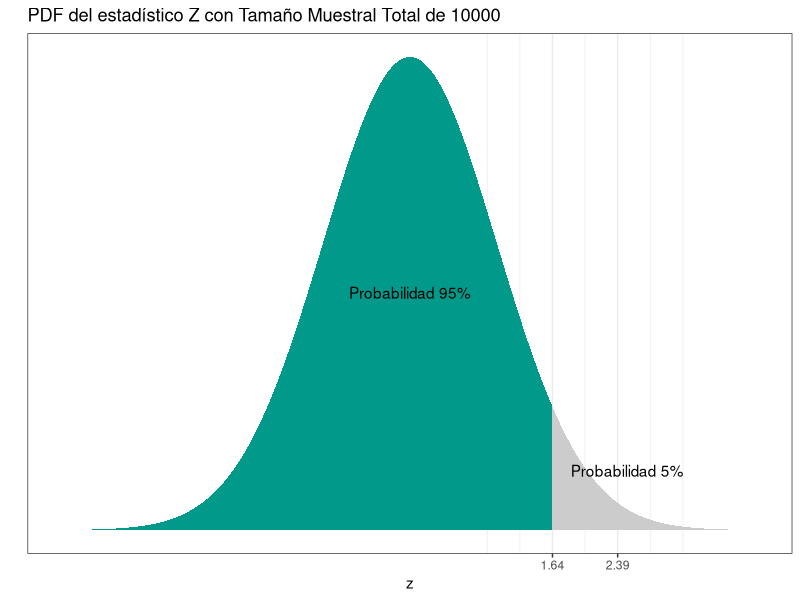
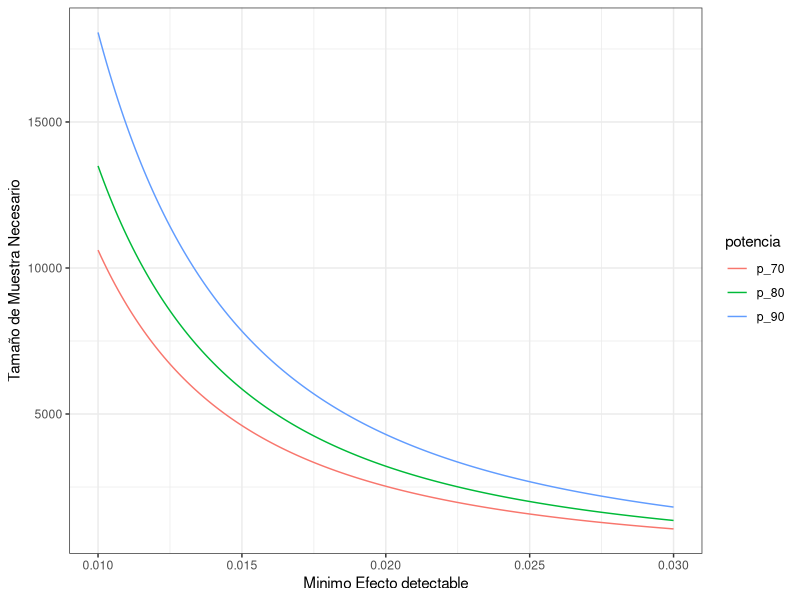
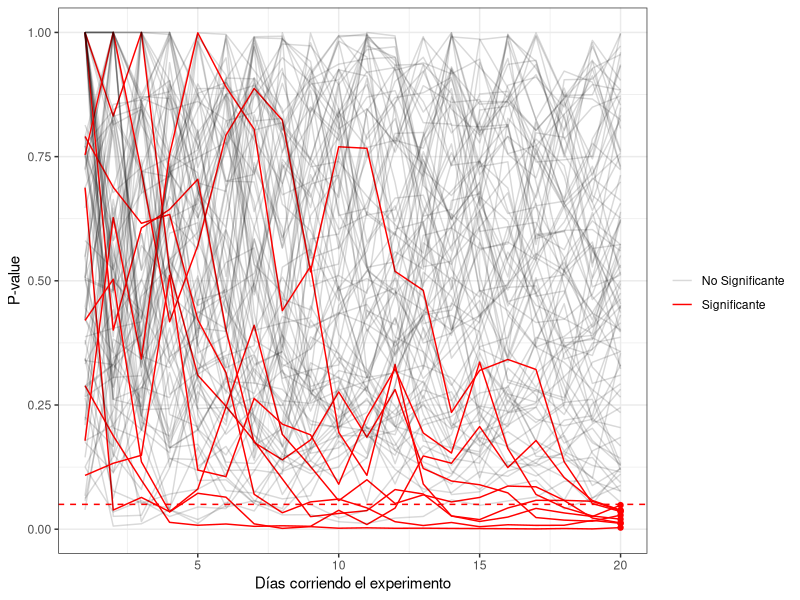
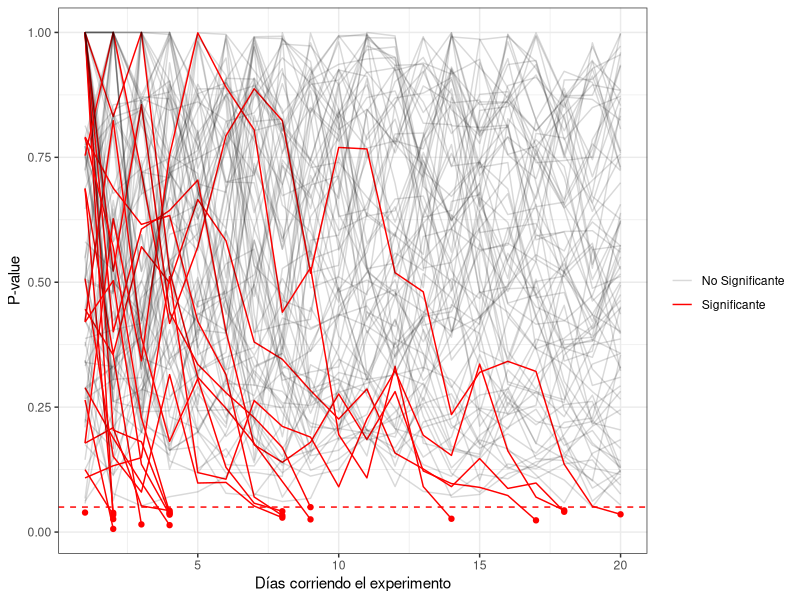

Recreate these plots in R, in order.
## ---- chunk 1
library(knitr)
knitr::opts_chunk$set(echo = FALSE, warning = FALSE, message = FALSE)
## ---- chunk 2
library(plyr)
library(dplyr)
library(tidyr)
library(broom)
library(ggplot2)
# the custom splittestr package, found at
#

opts_chunk$set(cache = TRUE, echo = FALSE, message = FALSE, warning = FALSE)
format_percent <- function(x, digits = 2) paste0(round(100 * x, digits), "%")

perform_simulation <- function(params, days = 20, per_day = 100,
                               proportion_A = .1, ...) {
  if (is.null(params$per_day)) {
    params$per_day <- per_day
  }
  if (is.null(params$proportion_A)) {
    params$proportion_A <- proportion_A
  }

  params <- cbind(params, ...)

  # simulate an A/B test for each day
  ret <- params %>%
    tidyr::crossing(day = seq_len(days)) %>%
    tidyr::crossing(type = c("A", "B"), stringsAsFactors = TRUE) %>%   # two types, A and B
    ungroup() %>%
    mutate(total = rbinom(n(), .$per_day, .5)) %>%  # half A, half B
    mutate(success = rbinom(n(), total, .$proportion_A + effect * (type == "B"))) %>%            # this is the simulation
    group_by(effect, replicate, type, per_day) %>%
    mutate(n = cumsum(total),                      # count up cumulative
           s = cumsum(success)) %>%
    ungroup()

  # spread into columns for sA, nA, sB, nB
  ret %>%
    select(-success, -total) %>%
    tidyr::gather(metric, value, n:s) %>%
    tidyr::unite(metric2, metric, type, sep = "") %>%
    tidyr::spread(metric2, value) %>%
    mutate(expected_loss = do.call(conversion_expected_loss, .))
}


h <- function(a, b, c, d, approx = FALSE, log_h = FALSE) {
  if (approx[1]) {
    # use normal approximation to the beta
    u1 <- a / (a + b)
    u2 <- c / (c + d)
    var1 <- a * b / ((a + b) ^ 2 * (a + b + 1))
    var2 <- c * d / ((c + d) ^ 2 * (c + d + 1))
    return(pnorm(0, u2 - u1, sqrt(var1 + var2), log.p = log_h))
  }

  j <- seq(0, c - 1)
  log_vals <- lbeta(a + j, b + d) - log(d + j) - lbeta(1 + j, d) - lbeta(a, b)

  # due to floating point error it is possible to be *very* slightly below 0
  ret <- max(1 - sum(exp(log_vals)), 0)
  if (log_h) {
    return(log(ret))
  }
  ret
}


expected_loss <- function(a, b, c, d, approx = FALSE, ...) {
  v1 <- lbeta(a + 1, b) - lbeta(a, b) + h(a + 1, b, c, d, approx = approx, log_h = TRUE)
  v2 <- lbeta(c + 1, d) - lbeta(c, d) + h(a, b, c + 1, d, approx = approx, log_h = TRUE)
  exp(v1) - exp(v2)
}

conversion_expected_loss <- function(sA, nA,
                                     sB, nB,
                                     prior_alpha = 1, prior_beta = 1,
                                     approx = FALSE, ...) {
  if (!approx[1] & length(sA) > 1) {
    # cannot vectorize; must sapply
    a <- sA + prior_alpha
    b <- nA - sA + prior_beta
    c <- sB + prior_alpha
    d <- nB - sB + prior_beta
    ret <- sapply(seq_along(a), function(i) {
      expected_loss(a[i], b[i], c[i], d[i], ...)
    })
    return(ret)
  }

  expected_loss(sA + prior_alpha, nA - sA + prior_beta,
                sB + prior_alpha, nB - sB + prior_beta,
                approx = approx, ...)
}


vectorized_prop_test <- function(x1, n1, x2, n2, conf.level = .95) {
  a <- x1
  b <- n1 - x1
  c <- x2
  d <- n2 - x2

  # if any values are < 20, use Fisher's exact test
  exact <- (a < 20 | b < 20 | c < 20 | d < 20)

  pvalue <- rep(NA, length(a))

  if (any(exact)) {
    pvalue[exact] <- vectorized_prop_test_exact(a[exact], b[exact], c[exact], d[exact])
  }
  if (any(!exact)) {
    pvalue[!exact] <- vectorized_prop_test_approx(a[!exact], b[!exact], c[!exact], d[!exact])
  }

  mu1 <- a / (a + b)
  mu2 <- c / (c + d)

  ## confidence interval
  alpha2 <- (1 - conf.level) / 2
  DELTA <- mu2 - mu1
  WIDTH <- qnorm(alpha2)
  alpha <- (a + .5) / (a + b + 1)
  beta <- (c + .5) / (c + d + 1)

  n <- n1 + n2
  YATES <- pmin(.5, abs(DELTA) / sum(1 / n1 + 1 / n2))

  # TODO: add yates correction
  z <- qnorm((1 + conf.level) / 2)
  WIDTH <- z * sqrt(mu1 * (1 - mu1) / n1 + mu2 * (1 - mu2) / n2)

  dplyr::data_frame(estimate = DELTA,
                    conf.low = pmax(DELTA - WIDTH, -1),
                    conf.high = pmin(DELTA + WIDTH, 1),
                    p.value = pvalue)
}


#' A vectorized version of the prop.test function
vectorized_prop_test_approx <- function(a, b, c, d) {
  n1 <- a + b
  n2 <- c + d
  n <- n1 + n2
  p <- (a + c) / n
  E <- cbind(p * n1, (1 - p) * n1, p * n2, (1 - p) * n2)

  x <- cbind(a, b, c, d)

  DELTA <- a / n1 - c / n2
  YATES <- pmin(.5, abs(DELTA) / sum(1 / n1 + 1 / n2))

  STATISTIC <- rowSums((abs(x - E) - YATES)^2 / E)
  PVAL <- pchisq(STATISTIC, 1, lower.tail = FALSE)
  PVAL
  }


#' Perform a Fisher exact test for each set of a, b, c, d
vectorized_prop_test_exact <- function(a, b, c, d) {
  sapply(seq_along(a), function(i) {
    fisher.test(cbind(c(a[i], c[i]), c(b[i], d[i])))$p.value
  })
}

## ---- chunk 3
library(ggplot2)
theme_set(theme_bw())
## ---- chunk 4
nreps <- 5000
set.seed(2015 - 08 - 07)
sim_no_difference <- data_frame(replicate = seq_len(nreps)) %>%
  mutate(proportion_A = .001,
         effect = 0,
         per_day = 10000) %>%
  perform_simulation(approx = TRUE)
# add chi-squared p-values
sim_no_difference <- sim_no_difference %>%
  mutate(p.value = vectorized_prop_test(sA, nA - sA, sB, nB - sB)$p.value)
## ---- chunk 5
last_day_pvals <- sim_no_difference %>%
  filter(day == 20) %>%
  .$p.value
## ---- chunk 6
plot_paths <- function(dat, color_by = "pass_end", hline = .05,
                       yaxis = "p.value",
                       labels = c("No Significante", "Significante")) {
  dat %>%
    ggplot(aes_string("day", yaxis, group = "replicate")) +
    geom_line(aes_string(alpha = color_by, color = color_by)) +
    geom_hline(color = "red", yintercept = hline, lty = 2) +
    scale_color_manual(values = c("black", "red"), labels = labels) +
    scale_alpha_manual(values = c(.15, 1), labels = labels) +
    labs(color = "", alpha = "") +
    xlab("Días corriendo el experimento")
}
## ---- chunk 7
base = rbinom(10000, size=1, prob = 0.1)
test = rbinom(10000, size=1, prob = 0.11)
alpha=0.05
p1 = sum(base)/length(base)
n1 = length(base)
p2 = sum(test)/length(test)
n2 = length(test)
abs_diff = p2-p1
p_pooled = (p1*n1 + p2*n2)/(n1 + n2)
dev_pooled = sqrt(p_pooled*(1-p_pooled)*((1/n1)+(1/n2)))
z = (p2-p1)/dev_pooled
z_crit = round(qnorm(1-alpha),2)
conf_int <- abs(p2 - p1) + c(-1, 1) * z_crit * (dev_pooled/sqrt(1/n1 + 1/n2))
plot_fixed <- ggplot(NULL, aes(c(-4,4))) +
  ggtitle("PDF del estadístico Z con Tamaño Muestral Total de 10000") +
  geom_area(stat = "function", fun = dnorm, fill = "#00998a", xlim = c(-4, z_crit)) +
  geom_text(aes(x=0, y=0.2, label="Probabilidad 95%")) +
  geom_area(stat = "function", fun = dnorm, fill = "grey80", xlim = c(z_crit, 4)) +
  geom_text(aes(x=2.5, y=0.05, label="Probabilidad 5%")) +
  labs(x = "z", y = "") +
  scale_y_continuous(breaks = NULL) +
  scale_x_continuous(breaks = c(round(z,2),round(z_crit,2))) +
  theme(legend.position = "none")
plot_fixed
## ---- chunk 8
library(scales)
library(data.table)

plot_power <- function(size, min_diff) {
    
    size_a <- size_b <- size * 0.5 # size are assumed to be equal
    p_a <- 0.08 # baseline
    p_b <- p_a + min_diff
    count_a  <- size_a * p_a
    count_b  <- size_b * p_b
    p_pooled <- (count_a  + count_b) / (size_a + size_b)
    Z <- (p_b - p_a) / sqrt( p_pooled * (1 - p_pooled) * (1 / size_a + 1 / size_b) )

    # Z corresponds to the mean of the normal distribution
    mean1 <- 0
    mean2 <- Z

    x <- seq(-4, 6, 0.1) # use for generating the x axis of the normal distribution
    data <- data.frame( x = x, y1 = dnorm(x, mean1, 1), y2 = dnorm(x, mean2, 1) )

    plot <- ggplot( data, aes(x = x) ) +
            geom_line( aes( y = y1, colour = 'H0 is true' ), size = 1.2 ) +
            geom_line( aes( y = y2, colour = 'H1 is true' ), size = 1.2 ) +
            geom_area( aes( y = y1, x = ifelse(x > 1.65, x, NA) ), fill = 'black' ) +
            geom_area( aes( y = y2, x = ifelse(x > 1.65, x, NA) ), fill = 'blue', alpha = 0.3 ) +
            labs( x = '', y = '', title = sprintf('p1 = %s, p2 = %s, size = %d', p_a, p_b, size) ) + 
            theme( legend.title = element_blank() ) +
            scale_colour_manual( breaks = c("H0 is true", "H1 is true"), 
                                 values = c("blue", "red") )
    return(plot)
}
## ---- chunk 9
baseline  <- 0.1
power     <- c(0.7,0.8,0.9)
sig_level <- 0.05

# calculate the the required sample size for reaching the 
# range detectable difference (dd)
dd <- seq(from = 0.01, to = 0.03, by = 0.0001)
result <- matrix(nrow = length(dd), ncol = 4)
result[, 1] <- dd



for(p in 2:4) {
  for( i in 1:length(dd) ) {
      result[i, p] <- power.prop.test( p1 = baseline, p2 = baseline - dd[i], 
                                         power = power[[p-1]], sig.level = sig_level,
                                         alternative = "two.sided" )$n
  }
}


result <- data.table(result)
setnames( result, c('dd', 'p_70', 'p_80','p_90') )

results_long <- gather(result, potencia, n, p_70:p_90, factor_key=TRUE)

ggplot(data=results_long, aes(x=dd, y = n, colour=potencia)) + 
  geom_line() +
  ylab("Tamaño de Muestra Necesario") + 
  xlab("Minimo Efecto detectable") + 
  scale_x_continuous(labels = comma)
## ---- chunk 10
alpha <- .05
set.seed(3)
subsim_pvalue <- sim_no_difference %>%
  filter(replicate %in% sample(nreps, 100)) %>%
  group_by(replicate) %>%
  mutate(pass_end = last(p.value) < alpha) %>%
  mutate(pass_anywhere = min(p.value) < alpha)
lastdaysig <- subsim_pvalue %>%
  filter(day == 20, p.value < alpha)
plot_paths(subsim_pvalue, hline = alpha) +
  geom_point(color = "red", data = lastdaysig) +
  ylab("P-value")
## ---- chunk 11
anywhere_sig <- subsim_pvalue %>%
  filter(p.value < .05) %>%
  slice(1)
subsim_pvalue %>%
  filter(head(cumsum(c(1, p.value) < .05), -1) == 0) %>%
  plot_paths(color_by = "pass_anywhere", hline = alpha) +
  geom_point(color = "red", data = anywhere_sig) +
  ylab("P-value")
min_pvalues <- sim_no_difference %>%
  group_by(replicate) %>%
  summarize(min = min(p.value)) %>%
  .$min
